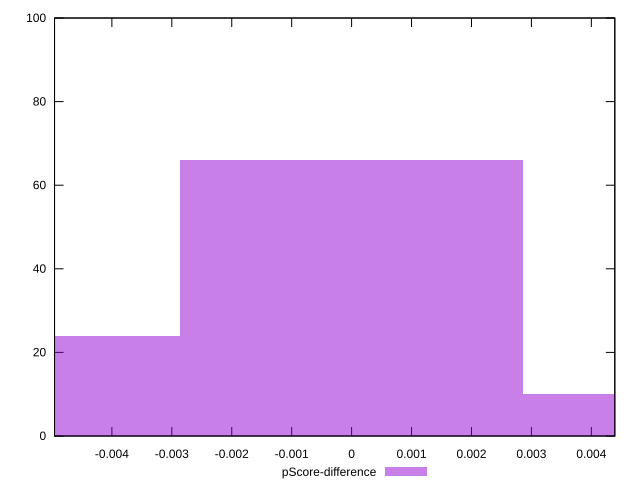

Reproduce this figure in gnuplot.
reset

$pScoreDifference <<EOF
0 66
-0.00571343876691202 24
0.00571343876691202 10
EOF

set key outside below
set boxwidth 0.00571343876691202
set xrange [-0.004956964085806925:0.004391747473408203]
set yrange [0:100]
set trange [0:100]
set style fill transparent solid 0.5 noborder
set terminal svg size 640, 490 enhanced background rgb 'white'
set output "reprap/mainthread-work-breakdown/samples/pages+cached+noexternal+nomedia+nocss/pScore-difference/histogram.svg"

plot $pScoreDifference title "pScore-difference" with boxes

reset
